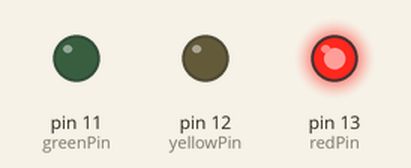
Simulated run of this sketch. Board: Arduino Uno, built with avr-gcc and run on an emulated ATmega328P. Parts: output pins drawn as LEDs (lit = HIGH).

Above: at 0.05 s.
At 1.45 s:
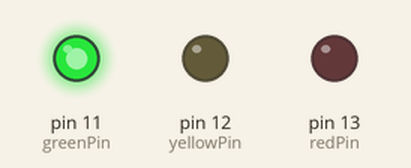
At 2.85 s:
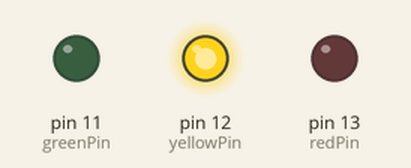
Timing chart, 0 to 3.1 s (numbered marks = the images above):
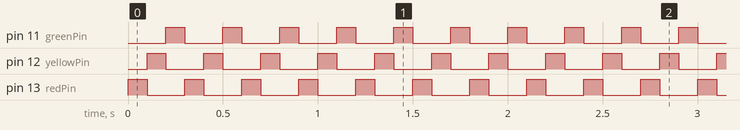

Measured:
- by itself, pin 11 (greenPin), pin 12 (yellowPin), pin 13 (redPin): alternates HIGH for 0.10 s and LOW for 0.20 s

The sketch:

24RP15724lighaardui_copy_20250221124826.ino
```cpp
// Traffic
int redPin = 13;
int yellowPin = 12;
int greenPin = 11;
const int redDuration = 100;
const int yellowDuration = 100;
const int greenDuration = 100;
void setup() {
  pinMode(redPin, OUTPUT);
  pinMode(yellowPin, OUTPUT);
  pinMode(greenPin, OUTPUT);
}
void loop() {
  digitalWrite(redPin, HIGH);
  delay(redDuration);
  digitalWrite(redPin, LOW);
  digitalWrite(yellowPin, HIGH);
  delay(yellowDuration);
  digitalWrite(yellowPin, LOW);
  digitalWrite(greenPin, HIGH);
  delay(greenDuration);
  digitalWrite(greenPin, LOW);
}
```
